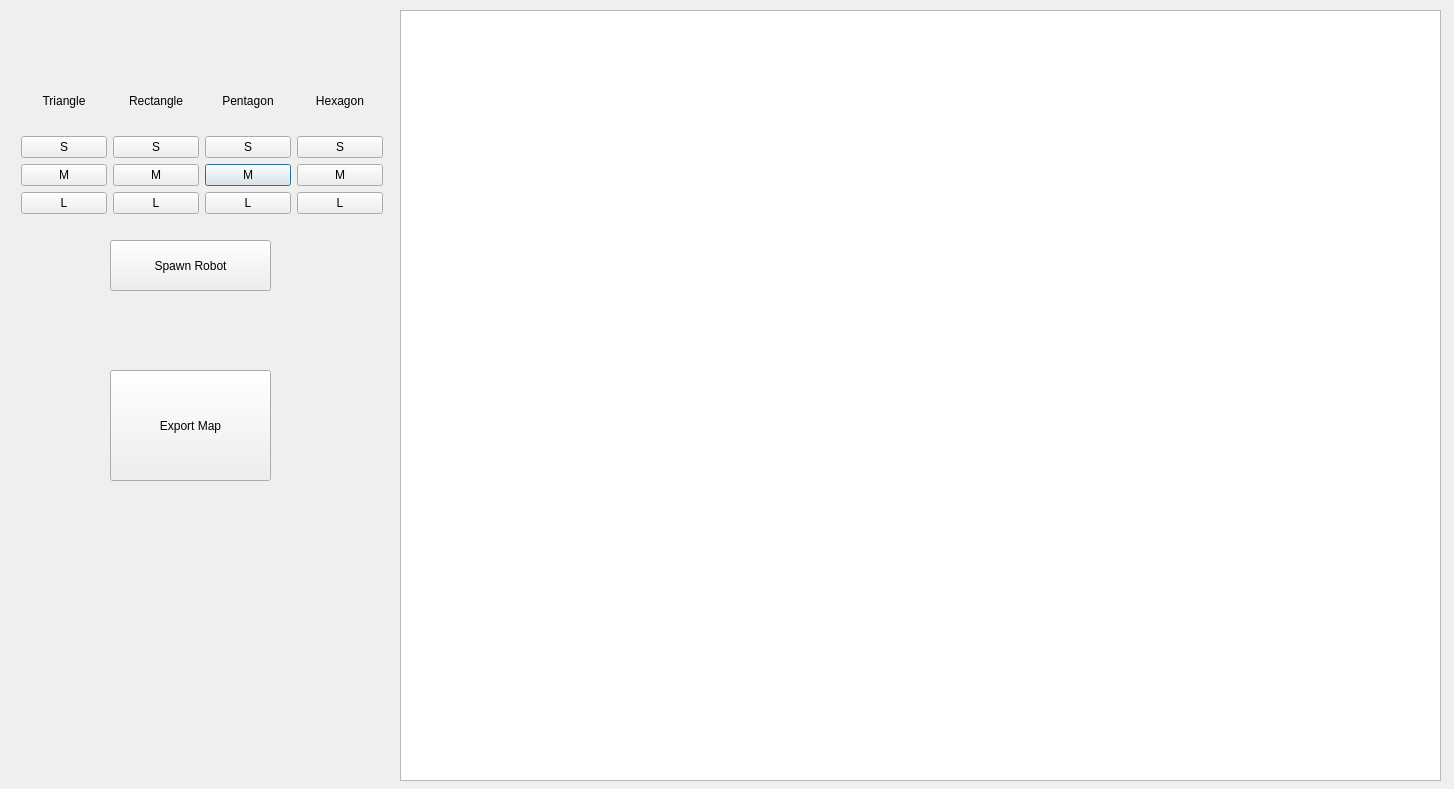
<?xml version="1.0" encoding="UTF-8"?>
<ui version="4.0">
 <class>Dialog</class>
 <widget class="QDialog" name="Dialog">
  <property name="geometry">
   <rect>
    <x>0</x>
    <y>0</y>
    <width>1454</width>
    <height>789</height>
   </rect>
  </property>
  <property name="contextMenuPolicy">
   <enum>Qt::DefaultContextMenu</enum>
  </property>
  <property name="acceptDrops">
   <bool>false</bool>
  </property>
  <property name="windowTitle">
   <string>Dialog</string>
  </property>
  <property name="sizeGripEnabled">
   <bool>false</bool>
  </property>
  <property name="modal">
   <bool>false</bool>
  </property>
  <widget class="QGraphicsView" name="graphicsView">
   <property name="geometry">
    <rect>
     <x>400</x>
     <y>10</y>
     <width>1041</width>
     <height>771</height>
    </rect>
   </property>
  </widget>
  <widget class="QWidget" name="gridLayoutWidget">
   <property name="geometry">
    <rect>
     <x>10</x>
     <y>60</y>
     <width>384</width>
     <height>165</height>
    </rect>
   </property>
   <layout class="QGridLayout" name="gridLayout">
    <item row="3" column="2">
     <widget class="QPushButton" name="pushButton_7">
      <property name="text">
       <string>M</string>
      </property>
     </widget>
    </item>
    <item row="0" column="0">
     <widget class="QLabel" name="label">
      <property name="text">
       <string>Triangle</string>
      </property>
      <property name="alignment">
       <set>Qt::AlignCenter</set>
      </property>
     </widget>
    </item>
    <item row="4" column="1">
     <widget class="QPushButton" name="pushButton_10">
      <property name="text">
       <string>L</string>
      </property>
     </widget>
    </item>
    <item row="4" column="3">
     <widget class="QPushButton" name="pushButton_12">
      <property name="text">
       <string>L</string>
      </property>
     </widget>
    </item>
    <item row="4" column="2">
     <widget class="QPushButton" name="pushButton_11">
      <property name="text">
       <string>L</string>
      </property>
     </widget>
    </item>
    <item row="4" column="0">
     <widget class="QPushButton" name="pushButton_9">
      <property name="text">
       <string>L</string>
      </property>
     </widget>
    </item>
    <item row="2" column="3">
     <widget class="QPushButton" name="pushButton_4">
      <property name="text">
       <string>S</string>
      </property>
     </widget>
    </item>
    <item row="3" column="3">
     <widget class="QPushButton" name="pushButton_8">
      <property name="text">
       <string>M</string>
      </property>
     </widget>
    </item>
    <item row="2" column="1">
     <widget class="QPushButton" name="pushButton_2">
      <property name="text">
       <string>S</string>
      </property>
     </widget>
    </item>
    <item row="0" column="3">
     <widget class="QLabel" name="label_4">
      <property name="text">
       <string>Hexagon</string>
      </property>
      <property name="alignment">
       <set>Qt::AlignCenter</set>
      </property>
     </widget>
    </item>
    <item row="2" column="0">
     <widget class="QPushButton" name="pushButton">
      <property name="text">
       <string>S</string>
      </property>
     </widget>
    </item>
    <item row="0" column="1">
     <widget class="QLabel" name="label_2">
      <property name="text">
       <string>Rectangle</string>
      </property>
      <property name="alignment">
       <set>Qt::AlignCenter</set>
      </property>
     </widget>
    </item>
    <item row="3" column="1">
     <widget class="QPushButton" name="pushButton_6">
      <property name="text">
       <string>M</string>
      </property>
     </widget>
    </item>
    <item row="3" column="0">
     <widget class="QPushButton" name="pushButton_5">
      <property name="text">
       <string>M</string>
      </property>
     </widget>
    </item>
    <item row="2" column="2">
     <widget class="QPushButton" name="pushButton_3">
      <property name="text">
       <string>S</string>
      </property>
     </widget>
    </item>
    <item row="0" column="2">
     <widget class="QLabel" name="label_3">
      <property name="text">
       <string>Pentagon</string>
      </property>
      <property name="alignment">
       <set>Qt::AlignCenter</set>
      </property>
     </widget>
    </item>
   </layout>
  </widget>
  <widget class="QPushButton" name="saveButton">
   <property name="geometry">
    <rect>
     <x>110</x>
     <y>370</y>
     <width>161</width>
     <height>111</height>
    </rect>
   </property>
   <property name="text">
    <string>Export Map</string>
   </property>
  </widget>
  <widget class="QPushButton" name="pushButton_13">
   <property name="geometry">
    <rect>
     <x>110</x>
     <y>240</y>
     <width>161</width>
     <height>51</height>
    </rect>
   </property>
   <property name="text">
    <string>Spawn Robot</string>
   </property>
  </widget>
 </widget>
 <layoutdefault spacing="6" margin="11"/>
 <resources/>
 <connections/>
</ui>
